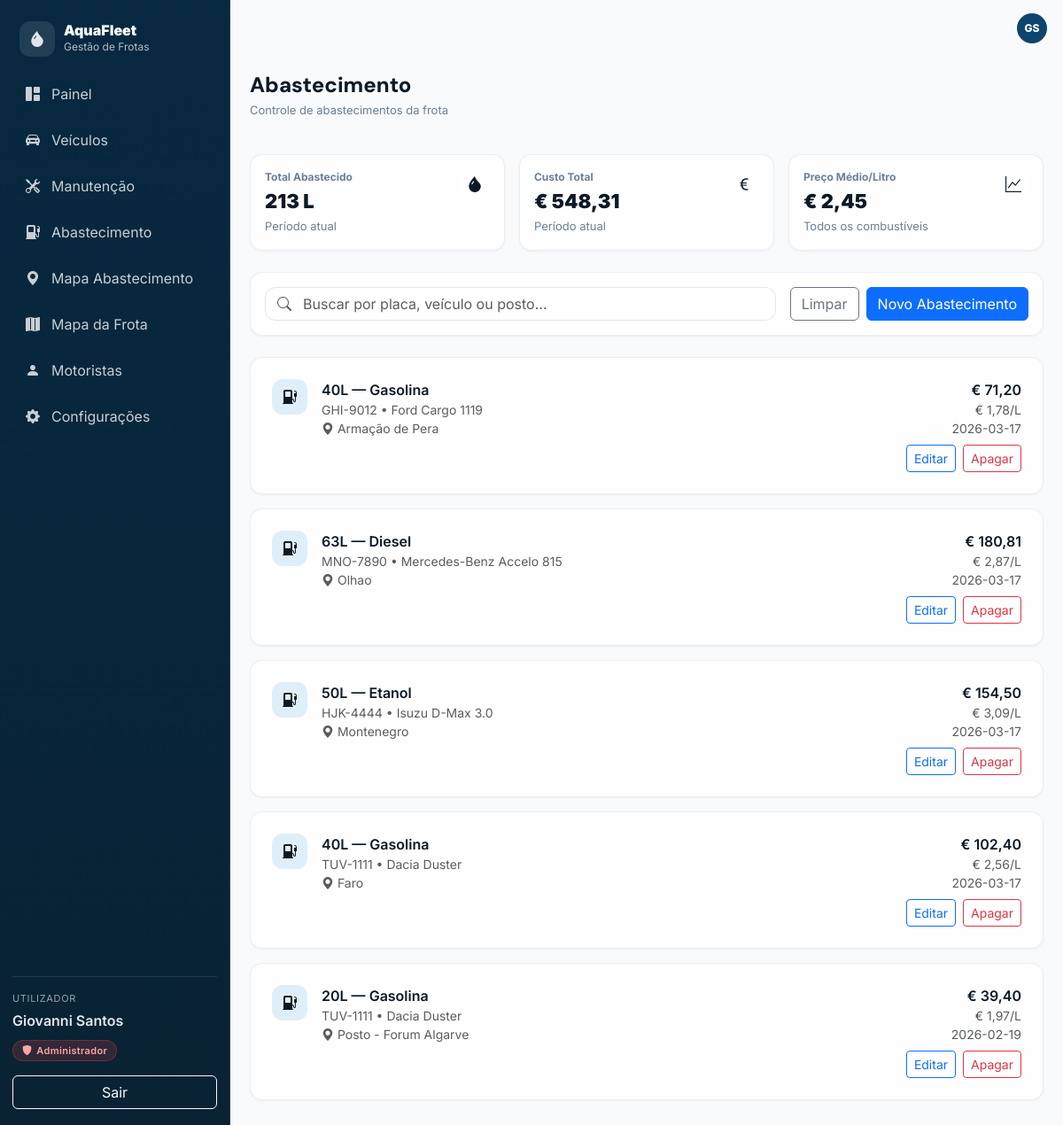
Screenshot of /abastecimentos/index.php (signed in) with the database file from the repository.
### tables this page shows
CREATE TABLE `abastecimentos` (
  `id` int(10) UNSIGNED NOT NULL,
  `viatura_id` int(10) UNSIGNED NOT NULL,
  `colaborador_id` int(10) UNSIGNED DEFAULT NULL,
  `posto` varchar(120) NOT NULL,
  `combustivel` varchar(30) NOT NULL,
  `litros` decimal(10,2) NOT NULL,
  `preco_litro` decimal(10,3) NOT NULL,
  `total` decimal(10,2) NOT NULL,
  `data_abastecimento` date NOT NULL,
  `observacoes` text DEFAULT NULL,
  `criado_em` timestamp NOT NULL DEFAULT current_timestamp(),
  `latitude` decimal(10,7) DEFAULT NULL,
  `longitude` decimal(10,7) DEFAULT NULL
);

CREATE TABLE `viaturas` (
  `id` int(10) UNSIGNED NOT NULL,
  `matricula` varchar(20) NOT NULL,
  `marca_modelo` varchar(120) NOT NULL,
  `tipo` enum('Ligeiro','Pick-up','Carrinha','Camião','Elétrico','Outro') NOT NULL DEFAULT 'Ligeiro',
  `combustivel` enum('Diesel','Gasolina','Elétrico','Híbrido','Outro') NOT NULL DEFAULT 'Diesel',
  `quilometragem` int(10) UNSIGNED NOT NULL DEFAULT 0,
  `estado` enum('Disponível','Atribuída','Em Manutenção','Inativo') NOT NULL DEFAULT 'Disponível',
  `observacoes` text DEFAULT NULL,
  `infraestrutura_id` int(11) DEFAULT NULL,
  `criado_em` timestamp NOT NULL DEFAULT current_timestamp(),
  `atualizado_em` timestamp NOT NULL DEFAULT current_timestamp() ON UPDATE current_timestamp()
);

### inc/auth.php (called while the page is built, shortened)
<?php
function perfil_atual(): string {
  return strtolower(trim($_SESSION['user_perfil'] ?? 'operario'));
}

### abastecimentos/index.php (the view, shortened to what this page needs)
<?php
require_once __DIR__ . "/../inc/auth.php";
require_once __DIR__ . "/../inc/database.php";
require_once __DIR__ . "/../inc/header.php";
function h($s) { return htmlspecialchars((string)$s, ENT_QUOTES, 'UTF-8'); }
$q = trim($_GET['q'] ?? '');
function fetchOneFloat($ligacao, $sql, $field='v') {
  $r = mysqli_query($ligacao, $sql);
  $row = mysqli_fetch_assoc($r);
  return (float)($row[$field] ?? 0);
}
$totalLitros = fetchOneFloat($ligacao, "SELECT COALESCE(SUM(litros),0) AS v FROM abastecimentos");
$custoTotal  = fetchOneFloat($ligacao, "SELECT COALESCE(SUM(total),0) AS v FROM abastecimentos");
$precoMedio  = fetchOneFloat($ligacao, "SELECT COALESCE(AVG(preco_litro),0) AS v FROM abastecimentos");
$sql = "SELECT
          a.id, a.viatura_id, a.colaborador_id, a.posto, a.combustivel,
          a.litros, a.preco_litro, a.total, a.data_abastecimento,
          v.matricula, v.marca_modelo
        FROM abastecimentos a
        LEFT JOIN viaturas v ON v.id = a.viatura_id";
$sql .= " ORDER BY a.data_abastecimento DESC, a.id DESC";
$rows = [];
$res = mysqli_query($ligacao, $sql);
if ($res) while ($r = mysqli_fetch_assoc($res)) $rows[] = $r;
?>
<div class="page-max-6xl space-y-6">
  <div>
    <h1 class="page-title">Abastecimento</h1>
    <div class="page-subtitle">Controle de abastecimentos da frota</div>
  </div>
  <div class="row g-3">
    <div class="col-12 col-md-4">
      <div class="glass-card p-3 h-100">
        <div class="d-flex justify-content-between align-items-start">
          <div>
            <div class="kpi-label">Total Abastecido</div>
            <div class="kpi-value"><?php echo number_format($totalLitros, 0, ',', '.'); ?> L</div>
            <div class="kpi-sub">Período atual</div>
          </div>
          <div class="kpi-ico"><i class="bi bi-droplet-fill"></i></div>
        </div>
      </div>
    </div>
    <div class="col-12 col-md-4">
      <div class="glass-card p-3 h-100">
        <div class="d-flex justify-content-between align-items-start">
          <div>
            <div class="kpi-label">Custo Total</div>
            <div class="kpi-value">€ <?php echo number_format($custoTotal, 2, ',', '.'); ?></div>
            <div class="kpi-sub">Período atual</div>
          </div>
          <div class="kpi-ico"><i class="bi bi-currency-euro"></i></div>
        </div>
      </div>
    </div>
    <div class="col-12 col-md-4">
      <div class="glass-card p-3 h-100">
        <div class="d-flex justify-content-between align-items-start">
          <div>
            <div class="kpi-label">Preço Médio/Litro</div>
            <div class="kpi-value">€ <?php echo number_format($precoMedio, 2, ',', '.'); ?></div>
            <div class="kpi-sub">Todos os combustíveis</div>
          </div>
          <div class="kpi-ico"><i class="bi bi-graph-up"></i></div>
        </div>
      </div>
    </div>
  </div>
  <div class="glass-card p-3">
    <div class="d-flex flex-column flex-lg-row gap-3 align-items-stretch align-items-lg-center">
      <div class="flex-grow-1">
        <form method="get">
          <div class="searchbox">
            <span class="search-ico"><i class="bi bi-search"></i></span>
            <input
              type="text"
              class="form-control"
              name="q"
              placeholder="Buscar por placa, veículo ou posto..."
              value="<?php echo h($q); ?>"
            >
          </div>
        </form>
      </div>
      <div class="d-flex gap-2">
        <a class="btn btn-outline-secondary" href="index.php">Limpar</a>
        <?php if (in_array(perfil_atual(), ['admin', 'gestor'], true)): ?>
          <a class="btn btn-primary" href="create.php">Novo Abastecimento</a>
        <?php endif; ?>
      </div>
    </div>
  </div>
  <div class="vstack gap-3">
    <?php if (count($rows) > 0): ?>
      <?php foreach ($rows as $a): ?>
        <?php
          $id = (int)$a['id'];
          $litros = (float)$a['litros'];
          $comb = (string)$a['combustivel'];
          $posto = (string)$a['posto'];
          $total = (float)$a['total'];
          $preco = (float)$a['preco_litro'];
          $data = (string)$a['data_abastecimento'];
          $mat = (string)($a['matricula'] ?? '-');
          $nomeV = (string)($a['marca_modelo'] ?? '');
        ?>
        <div class="glass-card p-4">
          <div class="d-flex justify-content-between gap-3">
            <div class="d-flex gap-3">
              <div class="list-ico" style="width:40px;height:40px;"><i class="bi bi-fuel-pump-fill"></i></div>
              <div class="min-w-0">
                <div class="fw-semibold"><?php echo h(number_format($litros, 0, ',', '.')); ?>L — <?php echo h($comb); ?></div>
                <div class="small text-muted"><?php echo h($mat); ?> • <?php echo h($nomeV); ?></div>
                <div class="small text-muted"><i class="bi bi-geo-alt-fill"></i> <?php echo h($posto); ?></div>
              </div>
            </div>
            <div class="text-end">
              <div class="fw-semibold">€ <?php echo number_format($total, 2, ',', '.'); ?></div>
              <div class="small text-muted">€ <?php echo number_format($preco, 2, ',', '.'); ?>/L</div>
              <div class="small text-muted"><?php echo h($data); ?></div>
              <div class="d-flex gap-2 justify-content-end mt-2">
                <?php if (in_array(perfil_atual(), ['admin', 'gestor'], true)): ?>
                  <a class="btn btn-sm btn-outline-primary" href="edit.php?id=<?php echo $id; ?>">Editar</a>
                  <a class="btn btn-sm btn-outline-danger" href="delete.php?id=<?php echo $id; ?>">Apagar</a>
                <?php endif; ?>
              </div>
            </div>
          </div>
        </div>
      <?php endforeach; ?>
    <?php else: ?>
      <div class="glass-card p-4 text-center text-muted">Nenhum abastecimento encontrado.</div>
    <?php endif; ?>
  </div>
</div>
<?php
require_once __DIR__ . "/../inc/footer.php";
?>

### css/style_css/style.css (style rules this page uses)
:root { --background: hsl(210 20% 98%); --foreground: hsl(210 50% 10%); --card: hsl(0 0% 100%); --border: hsl(210 20% 90%); --primary: hsl(205 80% 24%); --muted: hsl(210 20% 94%); --muted-foreground: hsl(210 15% 50%); --success: hsl(152 60% 40%); --warning: hsl(38 92% 50%); --info: hsl(205 80% 55%); --danger: hsl(0 72% 51%); --sidebar: hsl(205 80% 14%); --sidebar-accent: hsl(205 70% 20%); --sidebar-foreground: hsl(210 20% 90%); --radius: 14px; }
* { box-sizing: border-box; }
body { background: var(--background); color: var(--foreground); font-family: Inter, sans-serif; margin:0; }
h1,h2,h3,h4,h5,h6 { font-family: "DM Sans", sans-serif; }
.page-max-6xl { max-width: 1152px; margin: 0 auto; }
.space-y-6 > * + * { margin-top: 24px; }
.page-title { font-size:24px; font-weight:800; margin:0; }
.page-subtitle { color: var(--muted-foreground); font-size:13px; margin-top:4px; }
.glass-card { background: rgba(255,255,255,.80); backdrop-filter: blur(8px); border: 1px solid rgba(226,232,240,.7); box-shadow: 0 1px 2px rgba(15,23,42,.05); border-radius: 14px; }
.form-control, .form-select { border-radius: 12px; border-color: var(--border); background: rgba(255,255,255,.92); }
.min-w-0 { min-width: 0; }
.searchbox { position: relative; }
.search-ico { position:absolute; left:14px; top:50%; transform: translateY(-50%); opacity:.7; }
.searchbox .form-control { padding-left: 42px; }
.kpi-label { font-size: 12px; color: var(--muted-foreground); font-weight: 700; }
.kpi-value { font-size: 22px; font-weight: 900; margin-top: 2px; }
.kpi-sub { font-size: 13px; color: var(--muted-foreground); margin-top: 2px; }
.kpi-ico { width: 34px; height: 34px; border-radius: 12px; background: rgba(255,255,255,.6); display:flex; align-items:center; justify-content:center; font-size: 16px; }
.list-ico { width: 34px; height: 34px; border-radius: 12px; background: rgba(52,152,219,.15); display:flex; align-items:center; justify-content:center; font-size: 15px; }
html, body { height: 100%; }
body { margin: 0; overflow: hidden; }
.brand-badge i, .nav-ico i, .kpi-ico i, .list-ico i, .driver-ico i, .icon-box i { line-height: 1; display: inline-flex; align-items: center; justify-content: center; }
.kpi-ico i { font-size: 18px; }
.list-ico i { font-size: 16px; }

### rows the page displays
abastecimentos: litros "40", combustivel "Gasolina", viatura.matricula "GHI-9012", viatura.marca_modelo "Ford Cargo 1119", posto "Armação de Pera", total "71,20", preco_litro "1,78", data_abastecimento "2026-03-17"
abastecimentos: litros "63", combustivel "Diesel", viatura.matricula "MNO-7890", viatura.marca_modelo "Mercedes-Benz Accelo 815", posto "Olhao", total "180,81", preco_litro "2,87", data_abastecimento "2026-03-17"
abastecimentos: litros "50", combustivel "Etanol", viatura.matricula "HJK-4444", viatura.marca_modelo "Isuzu D-Max 3.0", posto "Montenegro", total "154,50", preco_litro "3,09", data_abastecimento "2026-03-17"
abastecimentos: litros "40", combustivel "Gasolina", viatura.matricula "TUV-1111", viatura.marca_modelo "Dacia Duster", posto "Faro", total "102,40", preco_litro "2,56", data_abastecimento "2026-03-17"
abastecimentos: litros "20", combustivel "Gasolina", viatura.matricula "TUV-1111", viatura.marca_modelo "Dacia Duster", posto "Posto - Forum Algarve", total "39,40", preco_litro "1,97", data_abastecimento "2026-02-19"

### other values shown
$_SESSION['user_nome'] "Giovanni Santos"
$badge_label "Administrador"
$iniciais "GS"
$totalLitros "213"
$custoTotal "548,31"
$precoMedio "2,45"
